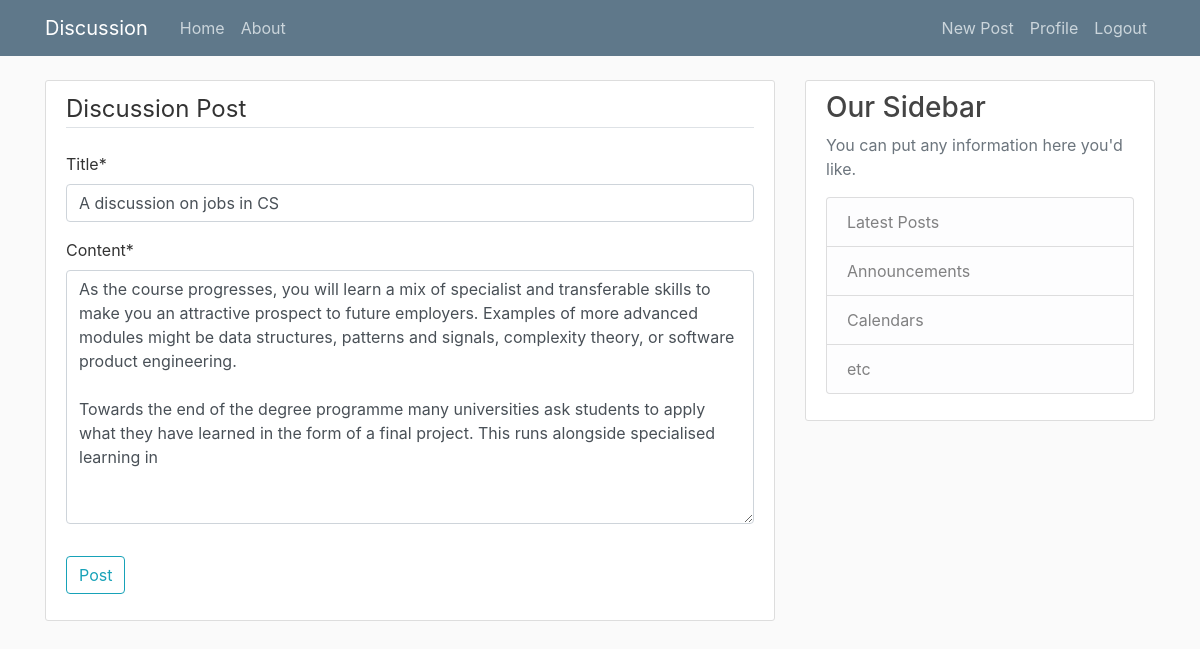
Page /post/6/update/ (signed in) on the committed database.
### academia/models.py (models this page shows, shortened)
class Post(models.Model):
    title = models.CharField(max_length=100)
    content = models.TextField()
    date_posted = models.DateTimeField(default=timezone.now)
    author = models.ForeignKey(User, on_delete=models.CASCADE)

### academia/views.py (the view, shortened to what this page needs)
# urls.py: path('post/<int:pk>/update/', PostUpdateView.as_view(), name='post-update'),
class PostUpdateView(LoginRequiredMixin, UserPassesTestMixin, UpdateView):
    model = Post
    fields = ['title', 'content']
    def test_func(self):
        post = self.get_object()
        if self.request.user == post.author:
            return True
        return False

### academia/templates/academia/post_form.html (shortened to what this page needs)
{% extends "academia/base_discussion.html" %}
{% load crispy_forms_tags %} {% block content %}
<div class="content-section">
  <form method="POST">
    <fieldset class="form-group">
      <legend class="border-bottom mb-4">Discussion Post</legend>
      {{ form|crispy }}
    </fieldset>
    <div class="form-group">
      <button class="btn btn-outline-info" type="submit">Post</button>
    </div>
  </form>
</div>
{% endblock content %}

### academia/static/academia/main.css (style rules this page uses)
body { background: #fafafa; color: #333333; margin-top: 5rem; }
.content-section { background: #ffffff; padding: 10px 20px; border: 1px solid #dddddd; border-radius: 3px; margin-bottom: 20px; }

### rows in the picture
Post: title "A discussion on jobs in CS", content "As the course progresses, you will learn a mix of specialist and transferable skills to make you an attractive prospect to future employers. Examples of more advanced modules might be data structures, patterns and signals, complexity theory, or software product engineering. Towards the end of the degree programme many universities ask students to apply what they have learned in the form of a final project. This runs alongside specialised learning in"
